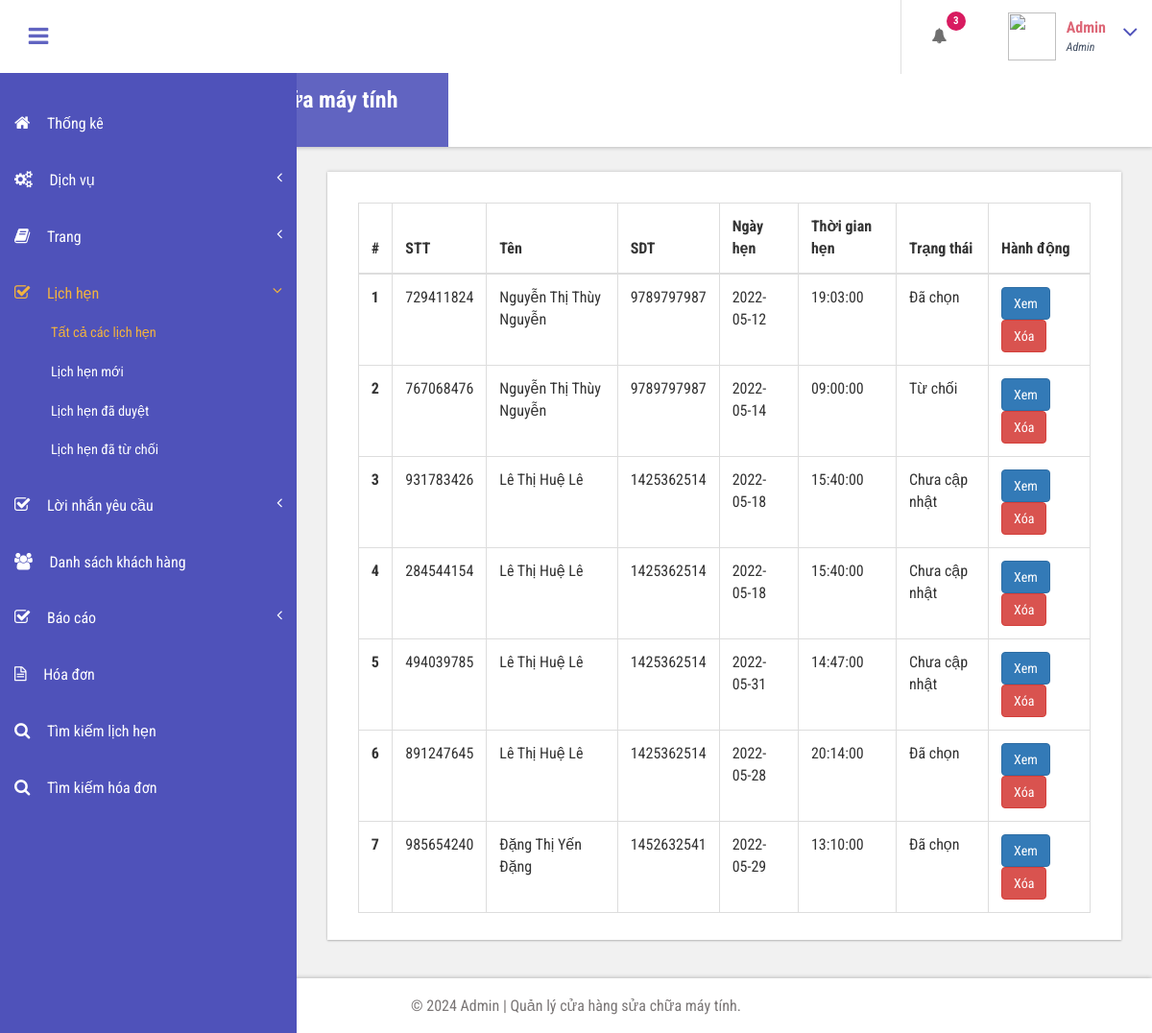
The app's page /store/admin/all-appointment.php (signed in) with its own data.
### tables this page shows
CREATE TABLE `tblbook` (
  `ID` int(10) NOT NULL,
  `UserID` int(10) DEFAULT NULL,
  `AptNumber` int(10) DEFAULT NULL,
  `AptDate` date DEFAULT NULL,
  `AptTime` time DEFAULT NULL,
  `Message` mediumtext DEFAULT NULL,
  `BookingDate` timestamp NULL DEFAULT current_timestamp(),
  `Remark` varchar(250) DEFAULT NULL,
  `Status` nvarchar(250) DEFAULT NULL,
  `RemarkDate` timestamp NULL DEFAULT NULL ON UPDATE current_timestamp()
);

CREATE TABLE `tbluser` (
  `ID` int(10) NOT NULL,
  `FirstName` nvarchar(120) DEFAULT NULL,
  `LastName` nvarchar(250) DEFAULT NULL,
  `MobileNumber` bigint(10) DEFAULT NULL,
  `Email` varchar(120) DEFAULT NULL,
  `Password` varchar(120) DEFAULT NULL,
  `RegDate` timestamp NULL DEFAULT current_timestamp()
);

### store/admin/all-appointment.php (the view, shortened to what this page needs)
<?php
include('includes/dbconnection.php');
if (strlen($_SESSION['bpmsaid']==0)) {
  header('location:logout.php');
  } else{
  ?>
<!DOCTYPE HTML>
<html>
<head>
<link href="css/bootstrap.css" rel='stylesheet' type='text/css' />
<link href="css/style.css" rel='stylesheet' type='text/css' />
<link href="css/font-awesome.css" rel="stylesheet">
<link href="css/animate.css" rel="stylesheet" type="text/css" media="all">
<link href="css/custom.css" rel="stylesheet">
</head>
<body class="cbp-spmenu-push">
	<div class="main-content">
		 <?php include_once('includes/sidebar.php');?>
		 <?php include_once('includes/header.php');?>
		<div id="page-wrapper">
			<div class="main-page">
				<div class="tables">
					<h3 class="title1"> Danh sách lịch hẹn</h3>
					<div class="table-responsive bs-example widget-shadow">
						<table class="table table-bordered"> <thead> <tr> <th>#</th>
							<th> STT</th>
							<th>Tên</th><th>SDT</th>
							<th>Ngày hẹn</th>
							<th>Thời gian hẹn</th>
							<th>Trạng thái</th>
							<th>Hành động</th> </tr> </thead> <tbody>
<?php
$ret=mysqli_query($con,"select tbluser.FirstName,tbluser.LastName,tbluser.Email,tbluser.MobileNumber,tblbook.ID as bid,tblbook.AptNumber,tblbook.AptDate,tblbook.AptTime,tblbook.Message,tblbook.BookingDate,tblbook.Status from tblbook join tbluser on tbluser.ID=tblbook.UserID");
$cnt=1;
while ($row=mysqli_fetch_array($ret)) {
?>
						 <tr> <th scope="row"><?php echo $cnt;?></th>
						 	<td><?php  echo $row['AptNumber'];?></td>
						 	<td><?php  echo $row['FirstName'];?> <?php  echo $row['LastName'];?></td>
						 	<td><?php  echo $row['MobileNumber'];?></td>
						 	<td><?php  echo $row['AptDate'];?></td>
						 	<td><?php  echo $row['AptTime'];?></td>
						 	<?php if($row['Status']==""){ ?>
                     <td class="font-w600"><?php echo "Chưa cập nhật"; ?></td>
                     <?php } else { ?>
                      <td><?php  echo $row['Status'];?></td><?php } ?>
                                       <td><a href="view-appointment.php?viewid=<?php echo $row['bid'];?>" class="btn btn-primary">Xem</a>
<a href="all-appointment.php?delid=<?php echo $row['bid'];?>" class="btn btn-danger" onClick="return confirm('Are you sure you want to delete?')">Xóa</a>
                                       	</td> </tr>   <?php
$cnt=$cnt+1;
}?></tbody> </table>
					</div>
				</div>
			</div>
		</div>
		 <?php include_once('includes/footer.php');?>
	</div>
</body>
</html>
<?php }  ?>

### store/admin/includes/header.php (shortened to what this page needs)
<div class="sticky-header header-section ">
      <div class="header-left">
        <button id="showLeftPush"><i class="fa fa-bars"></i></button>
        <div class="logo">
          <a href="index.html">
            <h1>Quản lý cửa hàng sửa chữa máy tính</h1>
            <span>Admin</span>
          </a>
        </div>
      </div>
      <div class="header-right">
        <div class="profile_details_left">
          <ul class="nofitications-dropdown">
            <?php
$ret1=mysqli_query($con,"select tbluser.FirstName,tbluser.LastName,tblbook.ID as bid,tblbook.AptNumber from tblbook join tbluser on tbluser.ID=tblbook.UserID where tblbook.Status is null");
$num=mysqli_num_rows($ret1);
?>
            <li class="dropdown head-dpdn">
              <a href="#" class="dropdown-toggle" data-toggle="dropdown" aria-expanded="false"><i class="fa fa-bell"></i><span class="badge blue"><?php echo $num;?></span></a>
            </li>
          </ul>
          <div class="clearfix"> </div>
        </div>
        <div class="profile_details">
        <?php
$adid=$_SESSION['bpmsaid'];
$ret=mysqli_query($con,"select AdminName from tbladmin where ID='$adid'");
$row=mysqli_fetch_array($ret);
$name=$row['AdminName'];
?>
          <ul>
            <li class="dropdown profile_details_drop">
              <a href="#" class="dropdown-toggle" data-toggle="dropdown" aria-expanded="false">
                <div class="profile_img">
                  <span class="prfil-img"><img src="/admin/images/admin.png alt="" width="50" height="50"> </span>
                  <div class="user-name">
                    <p><?php echo $name; ?></p>
                    <span>Admin</span>
                  </div>
                  <i class="fa fa-angle-down lnr"></i>
                  <div class="clearfix"></div>
                </div>
              </a>
            </li>
          </ul>
        </div>
      </div>
      <div class="clearfix"> </div>
    </div>

### store/admin/css/style.css (style rules this page uses)
h4, h5, h6, h1, h2, h3 { margin: 0; }
ul, ol { margin: 0; }
p { margin: 0; }
html, body { font-family: 'Roboto Condensed', sans-serif; font-size: 100%; overflow-x: hidden; background: #fff; }
body a { transition: 0.5s all ease; -webkit-transition: 0.5s all ease; -moz-transition: 0.5s all ease; -o-transition: 0.5s all ease; -ms-transition: 0.5s all ease; text-decoration:none; }
h1,h2,h3,h4,h5,h6 { margin:0; }
p { margin:0; }
ul,label { margin:0; padding:0; }
.main-content { position: relative; }
.sticky-header { position: fixed; top: 0; left:0px; width: 100%; z-index: 100; }
.header-section { background:#FFF; box-shadow: 1px 1px 4px rgba(0, 0, 0, 0.21); -webkit-box-shadow: 1px 1px 4px rgba(0, 0, 0, 0.21); -moz-box-shadow: 1px 1px 4px rgba(0, 0, 0, 0.21); -o-box-shadow: 1px 1px 4px rgba(0, 0, 0, 0.21); }
.header-section::after { clear: both; display: block; content: ''; }
.header-left { float: left; width: 45%; }
.header-right { float: right; }
button#showLeftPush { font-size: 1.5em; width: 80px; padding: 0.87em 0; text-align: center; cursor: pointer; float: left; color: #6F6F6F; -moz-transition: all 0.2s ease-out 0s; -webkit-transition: all 0.2s ease-out 0s; transition: all 0.2s ease-out 0s; border: none; background-color: #fff; outline:none; }
.cbp-spmenu-push { overflow-x: hidden; position: relative; }
.cbp-spmenu, .cbp-spmenu-push { -webkit-transition: all 0.3s ease; -moz-transition: all 0.3s ease; transition: all 0.3s ease; }
.cbp-spmenu-push div#page-wrapper { margin: 0 0 0 19.3em; transition:.5s all; -webkit-transition:.5s all; -moz-transition:.5s all; }
.fa { display: inline-block; font-family: FontAwesome; font-style: normal; font-weight: normal; line-height: 1; -webkit-font-smoothing: antialiased; -moz-osx-font-smoothing: grayscale; }
.logo { background: #6164C1; text-align: center; float: left; }
.logo a { padding: 0.9em 3.3em .7em; display: block; text-decoration: none; }
.logo a h1 { color: #fff; font-size: 1.5em; line-height: 1.2em; font-weight: 700; }
.logo a span { color: #F8F8F8; font-size: .7em; text-align: center; letter-spacing: 7px; }
.profile_details_left { float: left; }
li.dropdown.head-dpdn { display: inline-block; padding: 1.7em 0; border-left: 1px solid #E0E0E0; float: left; }
li.dropdown.head-dpdn a.dropdown-toggle { padding: 1.7em 2em; }
i.fa.fa-bell { color:#6F6F6F; }
.header-right span.badge { font-size: 11px; font-weight: bold; color: #FFF; background: #8BC34A; line-height: 15px; width: 20px; height: 20px; border-radius: 2em; -webkit-border-radius: 2em; -moz-border-radius: 2em; -o-border-radius: 2em; text-align: center; display: inline-block; position: absolute; top: 16%; padding: 2px 0 0; }
.header-right span.blue { background-color:#D81B60; }
.profile_details { float: right; }
.profile_details_drop a.dropdown-toggle { display:block; padding: 0.8em 3em 0 2em; }
.profile_img span.prfil-img { float:left; }
.user-name { float:left; margin-top:8px; margin-left:11px; height:35px; }
.profile_details ul li { list-style-type:none; position:relative; }
.profile_details li a i.fa.lnr { position: absolute; top: 34%; right: 8%; color: #4F52BA; font-size: 1.6em; }
.user-name p { font-size:1em; color:#DD6777; line-height:1em; font-weight:700; }
.user-name span { font-size: .75em; font-style: italic; color: #424f63; font-weight: normal; margin-top: .3em; }
.widget-shadow { background-color: #fff; box-shadow: 0 -1px 3px rgba(0,0,0,.12),0 1px 2px rgba(0,0,0,.24); -webkit-box-shadow: 0 -1px 3px rgba(0,0,0,.12),0 1px 2px rgba(0,0,0,.24); -moz-box-shadow: 0 -1px 3px rgba(0,0,0,.12),0 1px 2px rgba(0,0,0,.24); }
h3.title1 { font-size: 2em; color: #e94e02; margin-bottom: 0.8em; }
.table > thead > tr > th, .table > tbody > tr > th, .table > tfoot > tr > th, .table > thead > tr > td, .table > tbody > tr > td, .table > tfoot > tr > td { border-top: none; }
.tables .panel-body ,.tables .bs-example { padding: 2em 2em 0.5em; }
.tables .table > thead > tr > th, .tables .table > tbody > tr > th, .tables .table > tfoot > tr > th, .tables .table > thead > tr > td, .tables .table > tbody > tr > td, .tables .table > tfoot > tr > td { padding: 13px; border-top: 1px solid #E0E0E0; }
.bs-example { margin-top: 2em; }

### store/admin/css/custom.css (style rules this page uses)
#page-wrapper { padding:7em 2em 2.5em; background-color: #F1F1F1; }

### records on screen
tblbook: AptNumber "729411824", UserID.FirstName "Nguyễn Thị Thùy", UserID.LastName "Nguyễn", UserID.MobileNumber "9789797987", AptDate "2022-05-12", AptTime "19:03:00", Status "Đã chọn"
tblbook: AptNumber "767068476", UserID.FirstName "Nguyễn Thị Thùy", UserID.LastName "Nguyễn", UserID.MobileNumber "9789797987", AptDate "2022-05-14", AptTime "09:00:00", Status "Từ chối"
tblbook: AptNumber "931783426", UserID.FirstName "Lê Thị Huệ", UserID.LastName "Lê", UserID.MobileNumber "1425362514", AptDate "2022-05-18", AptTime "15:40:00", shows "Chưa cập nhật"
tblbook: AptNumber "284544154", UserID.FirstName "Lê Thị Huệ", UserID.LastName "Lê", UserID.MobileNumber "1425362514", AptDate "2022-05-18", AptTime "15:40:00", shows "Chưa cập nhật"
tblbook: AptNumber "494039785", UserID.FirstName "Lê Thị Huệ", UserID.LastName "Lê", UserID.MobileNumber "1425362514", AptDate "2022-05-31", AptTime "14:47:00", shows "Chưa cập nhật"
tblbook: AptNumber "891247645", UserID.FirstName "Lê Thị Huệ", UserID.LastName "Lê", UserID.MobileNumber "1425362514", AptDate "2022-05-28", AptTime "20:14:00", Status "Đã chọn"
tblbook: AptNumber "985654240", UserID.FirstName "Đặng Thị Yến", UserID.LastName "Đặng", UserID.MobileNumber "1452632541", AptDate "2022-05-29", AptTime "13:10:00", Status "Đã chọn"

### other values on screen
$num "3"
$name "Admin"
